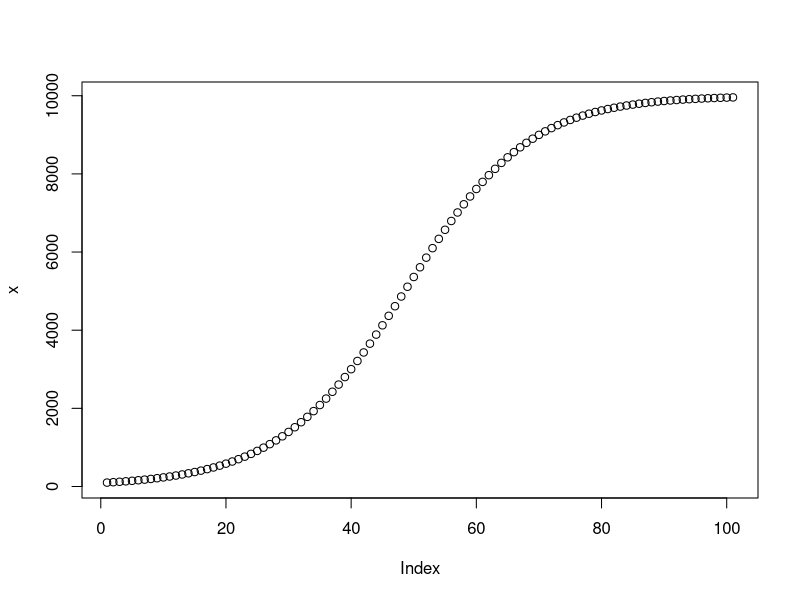
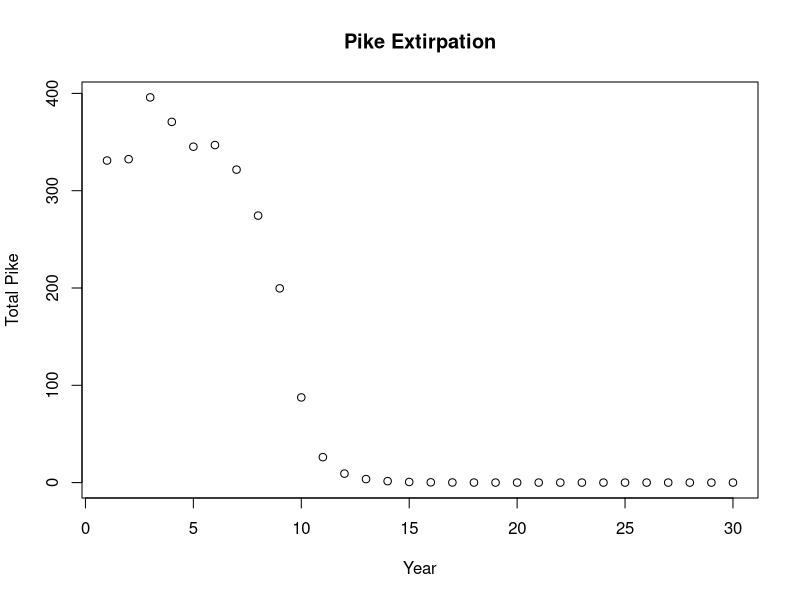

Reproduce these figures in R, in order.



# Basic population modeling
# logistic growth no age structure


model <- function(n0, r, K, t){
  
  # n0 <- 100; r <- .1; K <- 1000; t <- 50

  N <- NULL
  growth <- r
  N[1] <- n0
  

  for (i in 1:t){
    N[i+1] <- N[i] + growth*N[i]*(1 - N[i]/K) 
  }
  
  return(N)
}


x <- model(100, .1, 10000, 100)

plot(x)

a <- matrix(c(0, 3, 5, 0.2, 0, 0 , 0,  0.57, 0), nrow=3, byrow=T)
n <- c(0,100,0)

# =================================== Age Structured logistic growth model =====================================
# # x_ij * N move from age j to age i





leslie <- function(n, A, K, H, t, nYY, pYY = 1){
  
  # n is the vector of intial age-class abundances of reproducing females
  # A is the leslie matrix - fecundity is the per capita number of females produced by each age class
  # K is the carrying capacity in terms of total fish
  # t is the number of years to run the model
  # H is the harvest matrix: The diagonal elements are the percent of each age class harvested
  # nYY is the vector of initial YY male abundances - must be same length as n, and it is assumed the same number are stocked each year
  
  
  # sup_mat is to become the matrix with fecundity surpressed
  # N is a vector that keeps track of total population size
  # out is a matrix where each column is the vector of female abundances that year
  
  sup_mat <- A 
  I <- diag(dim(A)[1])
  N <- NULL
  out <- matrix(0, nrow = length(n), ncol = t)
  
  for (i in 1:t){
    
    out[,i] <- n
    N[i] <- sum(n)
    
    
    # print(c("n= ", n))
    # print((K-N[i])/K)
    # print(sup_mat-I)
    # print((sup_mat-I)%*%n)
    # print(((K-N[i])/K)*(sup_mat - I)%*%n )
    
    
    # source for below: A.L. Jensen 1995 page 46 equation 15
    # The fish population grows, post breeding census
    n <- n + ((K-N[i])/K)*(sup_mat - I)%*%n 
    
    # of the ones that survive, remove some
    n <- n - H%*%n
    
    # after removing some, add YY stock
    # Fish released are Myy supermales, producing only xy males
    # only a fraction of the YY stock (pYY) will successfully mate
    # Dampen the number by the percent expected to successfully mate with a female
    nYY <- nYY*pYY
    

    # if there are more successful males than females, 90% of the age class will mate with a YY male
    age_p <- ifelse(nYY/n < 1, nYY/n, 1)

    # the number of females that emerge next year will be reduced by
    # the percent of females that paired with YY males
    # The original fecundity rates are the ones that need to be suppressed each year by a potentially different number of YY males
    sup_mat[1,] <- A[1,]*(1-age_p)
    
    # a year passes and apply survival rates to YY males (same as females) and add new stock
    # zero fecundity since they produce no females
    B <- A
    B[1,] <- rep(0, times = length(B[1,]))
    nYY <- nYY + B%*%nYY

  }
  
  return(list(age_vec = out, pop_size = N))
}



#=================== inputs for pike =======================

# we will do 6 age classes. Fish 6 or older stay in the same class
# Growth is age-structured logistic


A <- matrix(c( 0, 0, 5, 10, 15, 30,
              .25,0,0,0,0,0,
               0,.4,0,0,0,0,
               0,0,.4,0,0,0,
               0,0,0,.6,0,0,
               0,0,0,0,.6,.6), nrow = 6, byrow = T)


H <- matrix(c(0,0,0,0,0,0,
              0,.1,0,0,0,0,
              0,0,.2,0,0,0,
              0,0,0,.2,0,0,
              0,0,0,0,.3,0,
              0,0,0,0,0,.3), nrow = 6, byrow = T)

n <- c(200,100,20,7,3,1)
nYY <- c(5,0,0,0,0,0)
H0 = matrix(rep(0, times = 36), nrow = 6)

x <- leslie(n=n, A=A, K = 10000, H=H, t=30, nYY = nYY, pYY=1)  


plot(1:length(x$pop_size), y =x$pop_size, xlab = "Year", ylab = "Total Pike", main = "Pike Extirpation")







